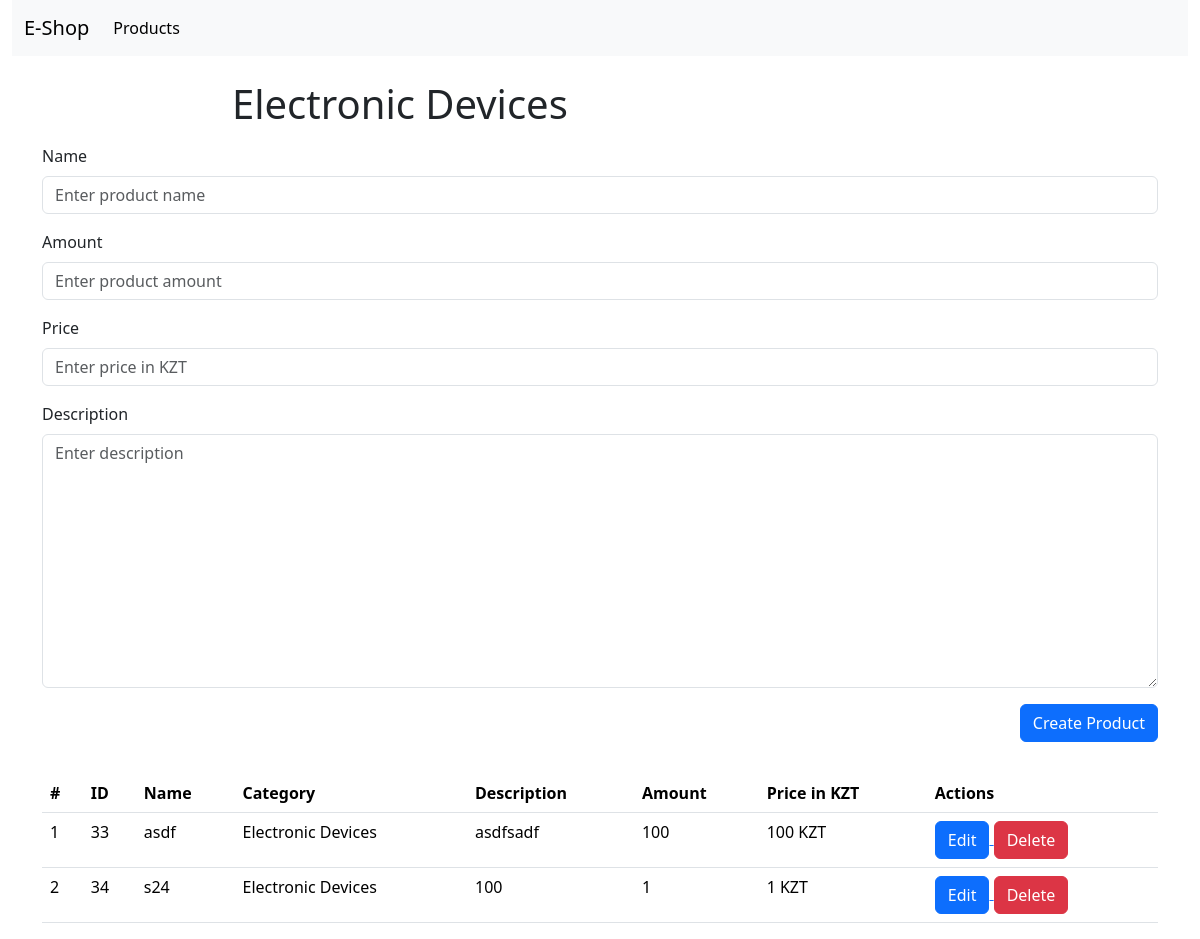
Screenshot of /categories/1 with the database file from the repository.
### shop/models.py (models this page shows, shortened)
class Category(models.Model):
    name = models.CharField(null=False, max_length=255, blank=False)
    class Meta:
        verbose_name = 'Category'
        verbose_name_plural = 'Categories'

class Product(models.Model):
    name = models.CharField(null=False, max_length=255, blank=False)
    description = models.CharField(null=False, max_length=2000, blank=True, default='')
    price = models.IntegerField(null=False)
    amount = models.IntegerField(null=False)
    created_at = models.DateTimeField(auto_now=True, null=False)
    category = models.ForeignKey(Category, null=True, on_delete=models.CASCADE)
    class Meta:
        verbose_name = 'Product'
        verbose_name_plural = 'Products'

### shop/views.py (the view, shortened to what this page needs)
# urls.py: path('categories/<int:pk>', category_page_view, name='category_details_page'),
def category_page_view(request, pk):
    if request.method == 'GET':
        category = Category.objects.get(id=pk)
        products = Product.objects.filter(category_id=category.id)
        form = CategoryProductForm()
        return render(request, 'shop/category.html', {'category': category, 'products': products, 'form': form})

### shop/forms.py
class CategoryProductForm(forms.ModelForm):
    class Meta:
        model = Product
        fields = ['name', 'amount', 'price', 'description']
        widgets = {
            'name': forms.TextInput({
                'class': 'form-control',
                'placeholder': 'Enter product name'
            }),
            'amount': forms.TextInput({
                'class': 'form-control',
                'placeholder': 'Enter product amount'
            }),
            'description': forms.Textarea({
                'class': 'form-control',
                'placeholder': 'Enter description'
            }),
            'price': forms.TextInput({
                'class': 'form-control',
                'placeholder': 'Enter price in KZT'
            }),
        }

### shop/templates/shop/category.html (shortened to what this page needs)
{% extends 'base.html' %}
{% block content %}
<div class="container-fluid">
    <div class="row">
        <div class="col-12">
            {% include 'header.html' %}
        </div>
    </div>
</div>
<div class="container">
    <div class="row">
        <div class="col-8 offset-2">
            <h1 class="mt-4">{{ category.name }}</h1>
        </div>
        <div class="col-12">
            <form action="{% url 'category_details_page' pk=category.id %}" method="POST" class="my-2"
                  autocomplete="off">
                {% for field in form %}
                <div class="mb-3">
                    <label for="{{ field.auto_id }}" class="form-label">{{ field.label }}</label>
                    {{ field }}
                </div>
                {% endfor %}
                <div class="d-flex justify-content-end">
                    <button type="submit" class="btn btn-primary">Create Product</button>
                </div>
            </form>
        </div>
    </div>
    <div class="row">
        <div class="col-12">
            {% include 'shop/products-list.html' %}
            {% endblock %}

### shop/templates/shop/products-list.html
<table class="table mt-4">
                <thead>
                <tr>
                    <th scope="col">#</th>
                    <th scope="col">ID</th>
                    <th scope="col">Name</th>
                    <th scope="col">Category</th>
                    <th scope="col">Description</th>
                    <th scope="col">Amount</th>
                    <th scope="col">Price in KZT</th>
                    <th scope="col">Actions</th>
                </tr>
                </thead>
                <tbody>
                {% if products|length > 0 %}
                {% for product in products %}
                <tr>
                    <td>{{ forloop.counter }}</td>
                    <td>{{ product.id }}</td>
                    <td>{{ product.name}}</td>
                    <td>{{ product.category.name}}</td>
                    <td>{{ product.description }}</td>
                    <td>{{ product.amount }}</td>
                    <td>{{ product.price }} KZT</td>
                    <td>
                        <a href="{% url 'edit_product_page' pk=product.id %}">
                            <button class="btn btn-primary">Edit</button>
                        </a>
                        <a href="{% url 'delete_product_page' pk=product.id %}">
                            <button class="btn btn-danger">Delete</button>
                        </a>
                    </td>
                </tr>
                {% endfor %}
                {% else %}
                <tr>
                    <td colspan="6" class="text-center">
                        No products yet
                    </td>
                </tr>
                {% endif %}
                </tbody>
            </table>

### rows the page displays
Category: name "Electronic Devices"
Product: id "33", name "asdf", category.name "Electronic Devices", description "asdfsadf", amount "100", price "100"
Product: id "34", name "s24", category.name "Electronic Devices", description "100", amount "1", price "1"

### other values shown
{{ field.label }} "Name" "Amount" "Price" "Description"
